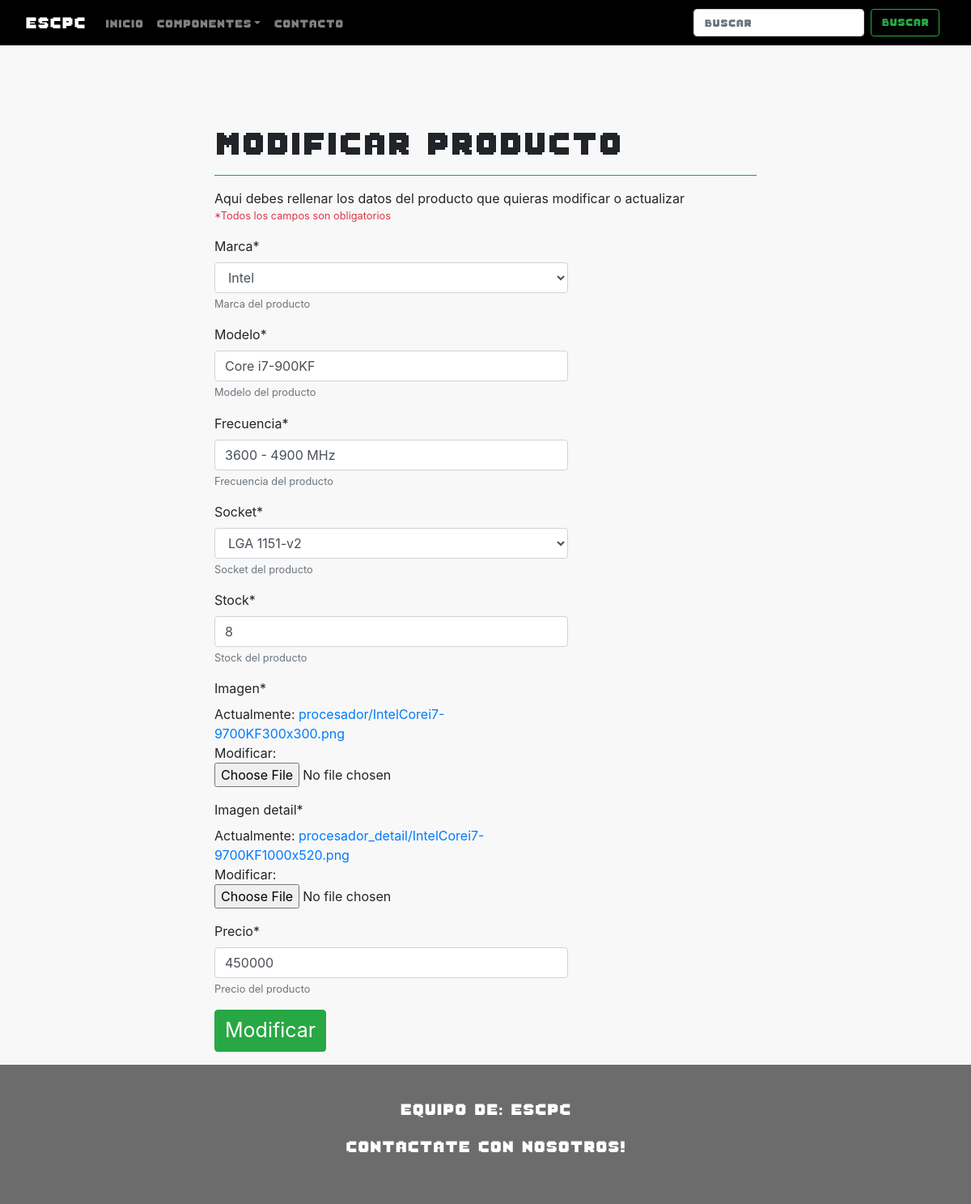
Page /catalog/modificar-procesador/2/ on the committed database.
### catalog/models.py (models this page shows, shortened)
class Procesadore(models.Model):
    CATALOGO_MARCA_PROCESADOR = (
        ('seleccione','Seleccione'),
        ('AMD','AMD'),
        ('Intel','Intel')
    )
    marca = models.CharField(max_length=10,choices=CATALOGO_MARCA_PROCESADOR,blank=False,default='s',help_text='Marca del producto')
    modelo = models.CharField(max_length=100,help_text='Modelo del producto')
    frecuencia = models.CharField(max_length=50,help_text='Frecuencia del producto')
    CATALOGO_SOCKET_PROCESADOR = (
        ('seleccione','Seleccione'),
        ('LGA 1151-v2','LGA 1151-v2'),
        ('AM4','AM4'),
        ('TR4','TR4')
    )
    socket = models.CharField(max_length=11,choices=CATALOGO_SOCKET_PROCESADOR,blank=False,default='s',help_text='Socket del producto')
    stock = models.IntegerField(default=0,help_text='Stock del producto')
    imagen = models.ImageField(upload_to='procesador/',null=True)
    imagen_detail = models.ImageField(upload_to='procesador_detail/',null=True)
    precio = models.IntegerField(default=0,help_text='Precio del producto')

### catalog/views.py (the view, shortened to what this page needs)
# urls.py: path('modificar-procesador/<id>/', views.modicar_procesador, name="modificar_procesador"),
def modicar_procesador(request, id):
    proce = get_object_or_404(Procesadore, id=id)
    data = {
        'proceform':ProceForm(instance=proce)
    }
    return render(request, 'catalogo/modificar_procesador.html', data)

### catalog/forms.py
class ProceForm(ModelForm):
    class Meta:
        model = Procesadore
        fields = ['marca','modelo','frecuencia','socket','stock','imagen','imagen_detail','precio']

### catalog/templates/catalogo/modificar_procesador.html (shortened to what this page needs)
{% extends "base_generic.html" %}
{% block content %}
{% load crispy_forms_tags %}
<body>
  <div class="container-fluid">
    <div class="form">
      <div class="row justify-content-center mt-5 pt-5">
        <div class="col-md-7">
          <h1 style="font-family: fuente8bits;">Modificar Producto</h1>
          <hr class="bg-info">
          <p class="pb-0 mb-0">Aqui debes rellenar los datos del producto que quieras modificar o actualizar</p>
          <p class="text-danger small pt-0 nt-0">*Todos los campos son obligatorios</p>
          <form class="post-form" method="POST" enctype="multipart/form-data">
            <div class="row form-group">
              <div class="col-md-8">
                <table style="font-size: 15px">
                  {{ proceform | crispy}}
                </table>
                <div class="d-flex justify-content-left">
                  <button type="submit" class="btn btn-success" style="font-size: 25px;">Modificar</button>
                </div>
              </div>
            </div>
          </form>
        </div>
      </div>
    </div>
  </div>
</body>
{% endblock %}

### rows in the picture
Procesadore: marca "Intel", modelo "Core i7-900KF", frecuencia "3600 - 4900 MHz", socket "LGA 1151-v2", stock "8", precio "450000"
